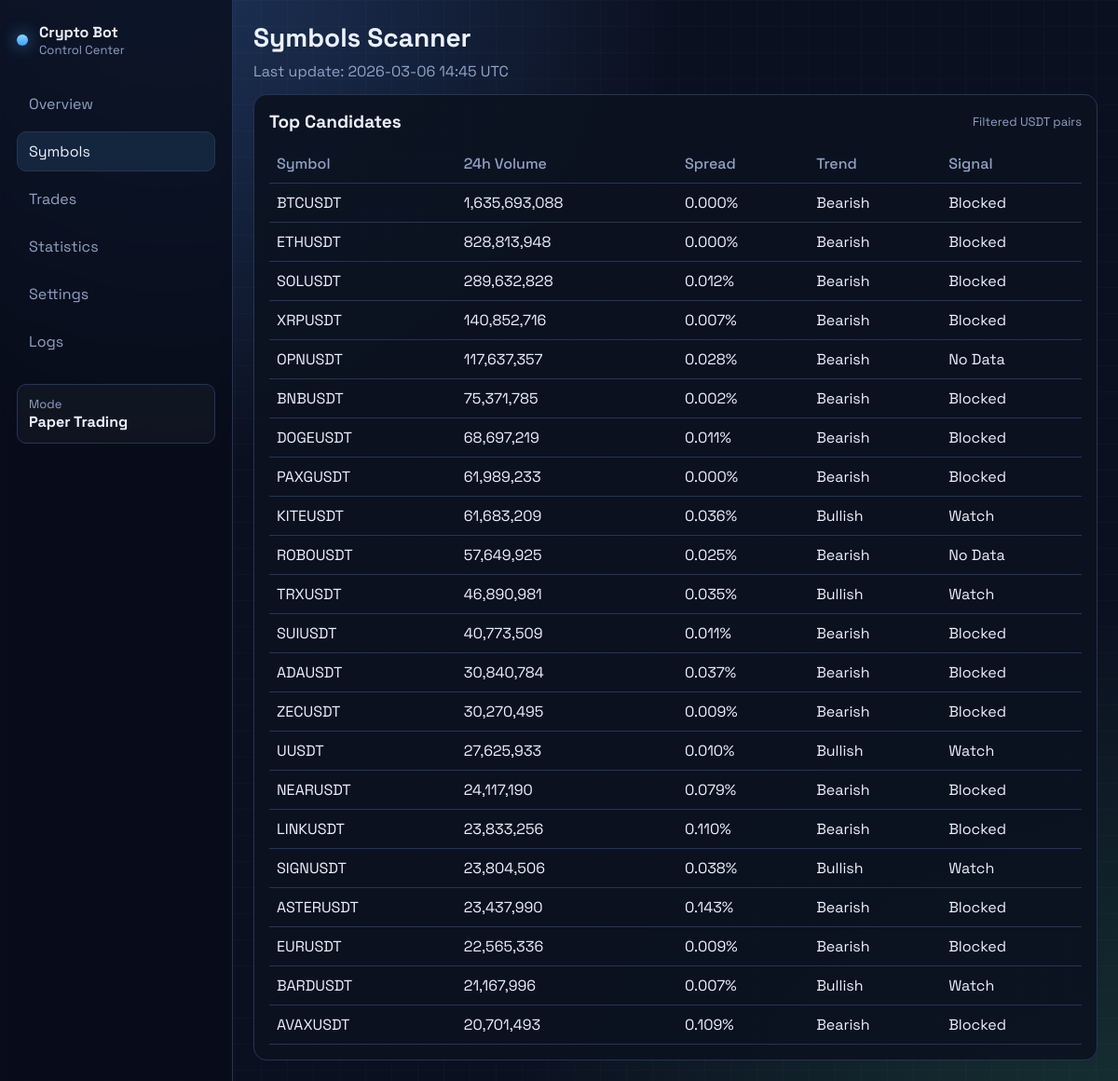
/symbols, run on the app's committed database.
### app/models/symbol_snapshot.py (models this page shows)
class SymbolSnapshot(Base):
    __tablename__ = "symbols"
    id = Column(Integer, primary_key=True, index=True)
    symbol = Column(String(20), index=True, nullable=False)
    volume_24h = Column(Float, nullable=False)
    spread_pct = Column(Float, nullable=False)
    last_price = Column(Float, nullable=False)
    trend_status = Column(String(20), nullable=False)
    signal_status = Column(String(20), nullable=False)
    updated_at = Column(DateTime, default=datetime.utcnow, nullable=False)

### app/main.py (the view)
@app.get("/symbols", response_class=HTMLResponse)
async def symbols(request: Request) -> HTMLResponse:
    db = SessionLocal()
    try:
        rows = db.query(SymbolSnapshot).order_by(SymbolSnapshot.volume_24h.desc()).all()
        symbols_data = [
            {
                "symbol": r.symbol,
                "volume_24h": f"{r.volume_24h:,.0f}",
                "spread": f"{r.spread_pct:.3f}%",
                "trend": r.trend_status,
                "signal": r.signal_status,
            }
            for r in rows
        ]
        ctx = _base_context("symbols")
        ctx.update({"request": request, "symbols": symbols_data})
        return templates.TemplateResponse("symbols.html", ctx)
    finally:
        db.close()

### app/web/templates/symbols.html (shortened to what this page needs)
{% extends "base.html" %}
{% block page_title %}Symbols Scanner{% endblock %}
{% block content %}
<section class="panel">
  <div class="panel-head">
    <h2>Top Candidates</h2>
    <span>Filtered USDT pairs</span>
  </div>
  <div class="table-wrap">
    <table>
      <thead>
        <tr>
          <th>Symbol</th>
          <th>24h Volume</th>
          <th>Spread</th>
          <th>Trend</th>
          <th>Signal</th>
        </tr>
      </thead>
      <tbody>
        {% for s in symbols %}
        <tr>
          <td>{{ s.symbol }}</td>
          <td>{{ s.volume_24h }}</td>
          <td>{{ s.spread }}</td>
          <td>{{ s.trend }}</td>
          <td>{{ s.signal }}</td>
        </tr>
        {% endfor %}
      </tbody>
    </table>
  </div>
</section>
{% endblock %}

### app/web/templates/base.html (shortened to what this page needs)
<!DOCTYPE html>
<html lang="en">
<head>
  <link rel="stylesheet" href="/static/styles.css" />
</head>
<body>
  <div class="layout">
    <aside class="sidebar">
      <div class="brand">
        <div class="brand-dot"></div>
        <div>
          <strong>Crypto Bot</strong>
          <p>Control Center</p>
        </div>
      </div>
      <nav class="nav">
        <a href="/" class="{% if active_page == 'overview' %}active{% endif %}">Overview</a>
        <a href="/symbols" class="{% if active_page == 'symbols' %}active{% endif %}">Symbols</a>
        <a href="/trades" class="{% if active_page == 'trades' %}active{% endif %}">Trades</a>
        <a href="/statistics" class="{% if active_page == 'statistics' %}active{% endif %}">Statistics</a>
        <a href="/settings" class="{% if active_page == 'settings' %}active{% endif %}">Settings</a>
        <a href="/logs" class="{% if active_page == 'logs' %}active{% endif %}">Logs</a>
      </nav>
      <div class="mode">
        <span>Mode</span>
        <strong>Paper Trading</strong>
      </div>
    </aside>
    <main class="content">
      <header class="topbar">
        <h1>{% block page_title %}Dashboard{% endblock %}</h1>
        <p>Last update: {{ last_update }}</p>
      </header>
      {% block content %}{% endblock %}
    </main>
  </div>
</body>
</html>

### app/web/static/styles.css (style rules this page uses)
:root { --bg: #0b1020; --bg-soft: #131a2f; --panel: #11192b; --line: #263556; --text: #ecf1ff; --muted: #91a2c6; --up: #2dd4a8; --down: #ff6c78; --accent: #59b7ff; --warn: #ffb020; }
* { box-sizing: border-box; }
body { margin: 0; font-family: "Space Grotesk", sans-serif; background: radial-gradient(circle at 15% -5%, #1e345a 0%, transparent 35%), radial-gradient(circle at 105% 120%, #193a38 0%, transparent 40%), var(--bg); color: var(--text); }
.layout { display: grid; grid-template-columns: 250px 1fr; min-height: 100vh; position: relative; z-index: 1; }
.sidebar { padding: 24px 18px; border-right: 1px solid var(--line); background: rgba(8, 12, 24, 0.72); backdrop-filter: blur(6px); }
.brand { display: flex; align-items: center; gap: 12px; margin-bottom: 28px; }
.brand-dot { width: 12px; height: 12px; border-radius: 50%; background: linear-gradient(180deg, #88d8ff 0%, #3f9fff 100%); box-shadow: 0 0 18px rgba(89, 183, 255, 0.7); }
.brand p { margin: 0; color: var(--muted); font-size: 13px; }
.nav { display: flex; flex-direction: column; gap: 8px; }
.nav a { color: var(--muted); text-decoration: none; border: 1px solid transparent; padding: 10px 12px; border-radius: 10px; transition: all 0.2s ease; }
.nav a:hover, .nav a.active { color: var(--text); border-color: var(--line); background: rgba(89, 183, 255, 0.12); }
.mode { margin-top: 24px; border: 1px solid var(--line); border-radius: 10px; padding: 12px; background: rgba(255, 255, 255, 0.03); }
.mode span { color: var(--muted); display: block; font-size: 13px; }
.content { padding: 22px; }
.topbar { margin-bottom: 14px; }
.topbar h1 { margin: 0; font-size: 28px; }
.topbar p { margin: 8px 0 0; color: var(--muted); }
.card, .panel { border: 1px solid var(--line); background: rgba(12, 18, 32, 0.9); border-radius: 14px; }
.panel { padding: 16px; margin-top: 14px; }
.panel-head { display: flex; justify-content: space-between; align-items: center; margin-bottom: 12px; }
.panel-head h2 { margin: 0; font-size: 19px; }
.panel-head span { color: var(--muted); font-size: 13px; }
.table-wrap { overflow-x: auto; }
table { width: 100%; border-collapse: collapse; }
th, td { padding: 10px 8px; border-bottom: 1px solid var(--line); text-align: left; white-space: nowrap; }
th { color: var(--muted); font-weight: 500; }

### data on the page
SymbolSnapshot: symbol "BTCUSDT", volume_24h "1,635,693,088", spread "0.000%", trend "Bearish", signal "Blocked"
SymbolSnapshot: symbol "ETHUSDT", volume_24h "828,813,948", spread "0.000%", trend "Bearish", signal "Blocked"
SymbolSnapshot: symbol "SOLUSDT", volume_24h "289,632,828", spread "0.012%", trend "Bearish", signal "Blocked"
SymbolSnapshot: symbol "XRPUSDT", volume_24h "140,852,716", spread "0.007%", trend "Bearish", signal "Blocked"
SymbolSnapshot: symbol "OPNUSDT", volume_24h "117,637,357", spread "0.028%", trend "Bearish", signal "No Data"
SymbolSnapshot: symbol "BNBUSDT", volume_24h "75,371,785", spread "0.002%", trend "Bearish", signal "Blocked"
SymbolSnapshot: symbol "DOGEUSDT", volume_24h "68,697,219", spread "0.011%", trend "Bearish", signal "Blocked"
SymbolSnapshot: symbol "PAXGUSDT", volume_24h "61,989,233", spread "0.000%", trend "Bearish", signal "Blocked"
SymbolSnapshot: symbol "KITEUSDT", volume_24h "61,683,209", spread "0.036%", trend "Bullish", signal "Watch"
SymbolSnapshot: symbol "ROBOUSDT", volume_24h "57,649,925", spread "0.025%", trend "Bearish", signal "No Data"
SymbolSnapshot: symbol "TRXUSDT", volume_24h "46,890,981", spread "0.035%", trend "Bullish", signal "Watch"
SymbolSnapshot: symbol "SUIUSDT", volume_24h "40,773,509", spread "0.011%", trend "Bearish", signal "Blocked"
SymbolSnapshot: symbol "ADAUSDT", volume_24h "30,840,784", spread "0.037%", trend "Bearish", signal "Blocked"
SymbolSnapshot: symbol "ZECUSDT", volume_24h "30,270,495", spread "0.009%", trend "Bearish", signal "Blocked"
SymbolSnapshot: symbol "UUSDT", volume_24h "27,625,933", spread "0.010%", trend "Bullish", signal "Watch"
SymbolSnapshot: symbol "NEARUSDT", volume_24h "24,117,190", spread "0.079%", trend "Bearish", signal "Blocked"
SymbolSnapshot: symbol "LINKUSDT", volume_24h "23,833,256", spread "0.110%", trend "Bearish", signal "Blocked"
SymbolSnapshot: symbol "SIGNUSDT", volume_24h "23,804,506", spread "0.038%", trend "Bullish", signal "Watch"
SymbolSnapshot: symbol "ASTERUSDT", volume_24h "23,437,990", spread "0.143%", trend "Bearish", signal "Blocked"
SymbolSnapshot: symbol "EURUSDT", volume_24h "22,565,336", spread "0.009%", trend "Bearish", signal "Blocked"
SymbolSnapshot: symbol "BARDUSDT", volume_24h "21,167,996", spread "0.007%", trend "Bullish", signal "Watch"
SymbolSnapshot: symbol "AVAXUSDT", volume_24h "20,701,493", spread "0.109%", trend "Bearish", signal "Blocked"

### other printed values
{{ last_update }} "2026-03-06 14:45 UTC"
